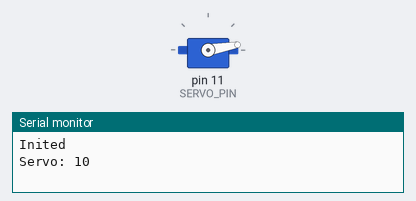
The sketch below on a simulated Arduino Uno, built with avr-gcc and run on an emulated ATmega328P. Shown: servo, the last lines printed to the serial monitor.

Above: at 0.05 s.
At 4.25 s:
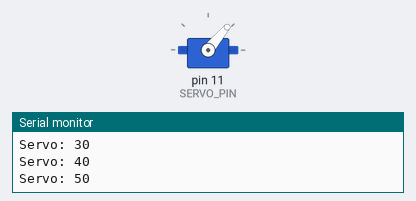
At 8.45 s:
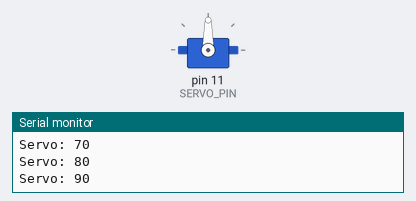
At 16.95 s:
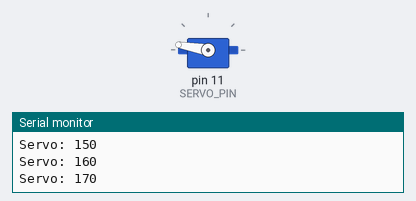
Timing chart, 0 to 22.1 s (numbered marks = the images above):
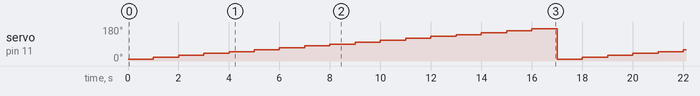

Measured:
- by itself, servo on pin 11 (SERVO_PIN): repeats every 17.0 s: 30° 1.0 s, 40° 1.0 s, 50° 1.0 s, 60° 1.0 s, 70° 1.0 s, 80° 1.0 s, 90° 1.0 s, 100° 1.0 s, 110° 1.0 s, 120° 1.0 s, 130° 1.0 s, 140° 1.0 s, 150° 1.0 s, 160° 1.0 s, 170° 1.0 s, 10° 1.0 s, 20° 1.0 s

The sketch:

simple_servo.ino
```cpp
/* Simple Servo Driver */
#include <Servo.h>

#define SERVO_PIN 11

Servo my_servo;

void setup()
{
  Serial.begin(9600);
  my_servo.attach(SERVO_PIN);
  Serial.println("Inited");
}

void loop()
{
  int servo_val;

  for (servo_val = 10; servo_val<=170; servo_val += 10)
  {
    my_servo.write(servo_val);
    Serial.print("Servo: ");
    Serial.println(servo_val);
    delay(1000);
  }

}
```
